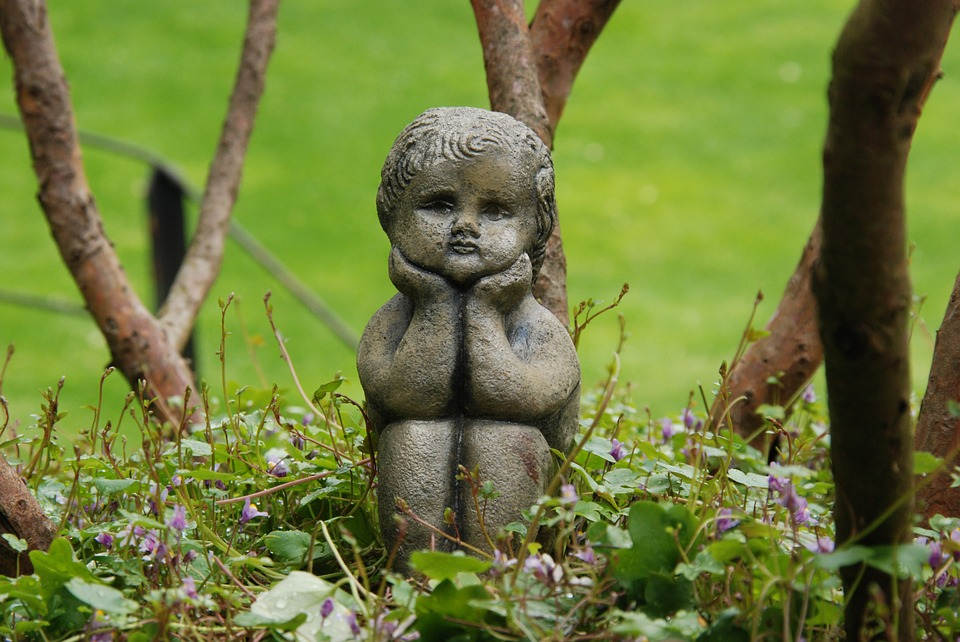
#> input picture inputs/image-1465348_960_720.jpg, 960 x 642 px
$ jupyter execute IMAGE.ipynb
#> lines starting #> are read from the running program, lines starting #| are printed output that depends on the picture
# Images
Displaying, converting, manipulating and saving image data can be done using the `cv2` module. The `cv2` is a popular computer vision library for dealing with video and image data. Learning how to deal with image data can be useful in areas such as computer vision and machine learning (object detection/segmentation etc).

### Imports

[cell 1]
import cv2
from matplotlib import pyplot as plt
from IPython.display import Image

### Set image path
This is just a random image I found pixabay

[cell 2]
image_path = '../inputs/image-1465348_960_720.jpg'

[cell 3]
Image(image_path)

### Read in image
Using `cv2.imread()` function we can read in an image as a multi dimensional array

[cell 4]
image = cv2.imread(image_path)
#> image is the input picture: shape (642, 960, 3); mean B, G, R 58.9, 124.2, 111.1

### Inspecting shape
The image is 960 by 642 pixels. It is in RGB mode because of the depth of 3.

[cell 5]
image.shape
#> Out = (642, 960, 3)

### The structure
The image consist of 624 arrays, each of these arrays has 960 objects, also arrays. And in those arrays are the values of the pixels in BGR. cv2 reads in BGR mode by default, instead of RGB.

[cell 6]
len(image)
#> Out = 642

[cell 7]
len(image[0])
#> Out = 960

[cell 8]
image[0]
#> Out = 960 rows, first 8: [25, 52, 73], [26, 53, 74], [28, 53, 73], [27, 52, 72], [27, 49, 67], [24, 46, 64], [27, 45, 62], [26, 44, 61]

### Resizing images
You can resize images using a scale by calling the cv2.resize() function on an image, specifying your scale.

[cell 9]
scale = 0.6
smaller_image = cv2.resize(image, (0,0), fx = scale, fy = scale)

[cell 10]
smaller_image.shape
#> Out = (385, 576, 3)

### Cropping images
Cropping, saving and displaying a cropped image by slicing the original image array

[cell 11]
cropped_image = image[120:320, 300:600]
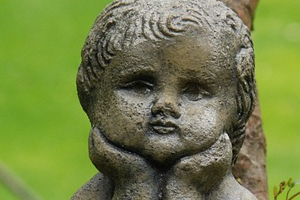
#> cropped_image: shape (200, 300, 3); mean B, G, R 70.8, 129.8, 115.5
cv2.imwrite('../outputs/cropped.png', cropped_image)
#> Out = True

[cell 12]
Image('../outputs/cropped.png')

### Conversion to HSV (hue satuarion value) mode
The colour mode of an image can be converted, the resulting image can be saved using `cv2.imwrite()`

[cell 13]
hsv_image = cv2.cvtColor(image, cv2.COLOR_BGR2HSV)
#> hsv_image: shape (642, 960, 3); mean H, S, V 34.2, 140.6, 128.7
cv2.imwrite('../outputs/hsv.png', hsv_image)
#> Out = True

[cell 14]
Image('../outputs/hsv.png')

### Conversion to grey scale mode
You can remove colour using gray scale mode

[cell 15]
grey_image = cv2.cvtColor(image, cv2.COLOR_BGR2GRAY)
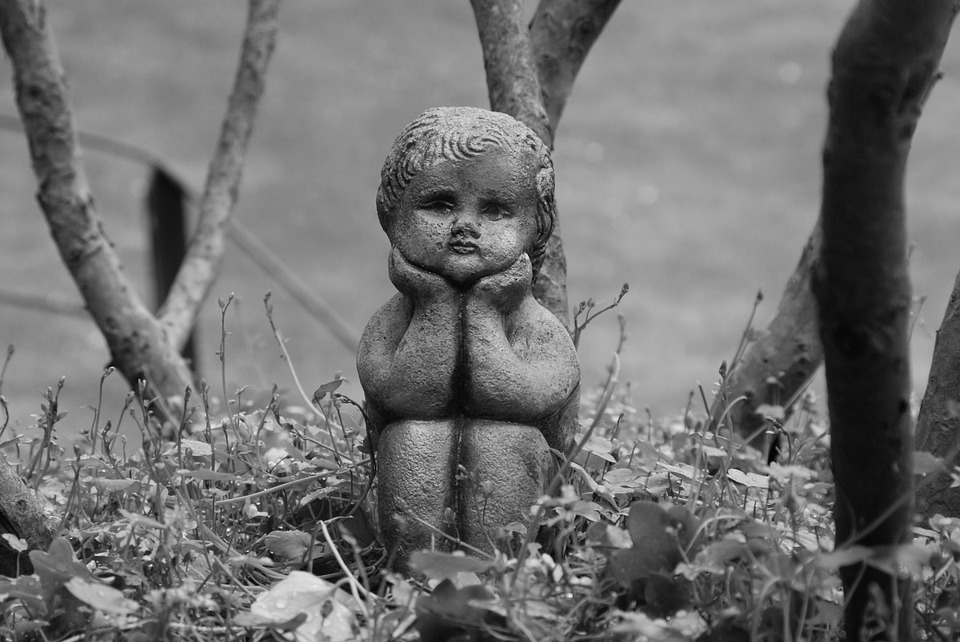
#> grey_image: shape (642, 960); min 1, max 251, mean 112.8
cv2.imwrite('../outputs/grey.png', grey_image)
#> Out = True
